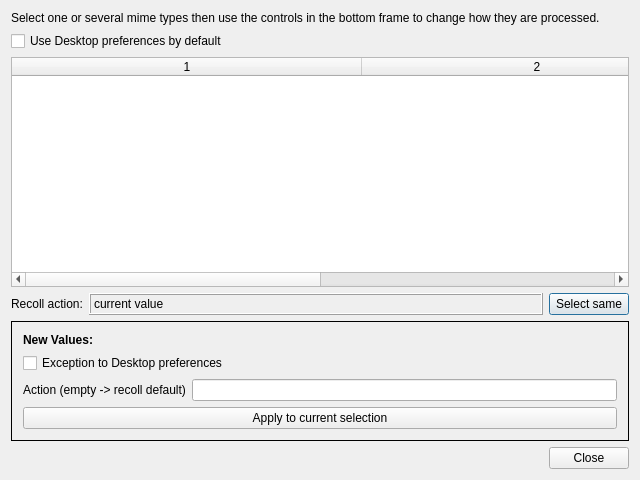
<?xml version="1.0" encoding="UTF-8"?>
<ui version="4.0">
 <class>ViewActionBase</class>
 <widget class="QDialog" name="ViewActionBase">
  <property name="geometry">
   <rect>
    <x>0</x>
    <y>0</y>
    <width>640</width>
    <height>480</height>
   </rect>
  </property>
  <property name="windowTitle">
   <string>Native Viewers</string>
  </property>
  <layout class="QVBoxLayout" name="verticalLayout_3">
   <item>
    <widget class="QLabel" name="textLabel1">
     <property name="text">
      <string>Select one or several mime types then use the controls in the bottom frame to change how they are processed.</string>
     </property>
     <property name="wordWrap">
      <bool>false</bool>
     </property>
    </widget>
   </item>
   <item>
    <widget class="QCheckBox" name="useDesktopCB">
     <property name="text">
      <string>Use Desktop preferences by default</string>
     </property>
    </widget>
   </item>
   <item>
    <widget class="QTableWidget" name="actionsLV">
     <property name="toolTip">
      <string>Select one or several file types, then use the controls in the frame below to change how they are processed</string>
     </property>
     <property name="frameShape">
      <enum>QFrame::StyledPanel</enum>
     </property>
     <property name="frameShadow">
      <enum>QFrame::Sunken</enum>
     </property>
     <property name="editTriggers">
      <set>QAbstractItemView::NoEditTriggers</set>
     </property>
     <property name="selectionMode">
      <enum>QAbstractItemView::ExtendedSelection</enum>
     </property>
     <property name="selectionBehavior">
      <enum>QAbstractItemView::SelectRows</enum>
     </property>
     <property name="showGrid">
      <bool>true</bool>
     </property>
     <property name="sortingEnabled">
      <bool>true</bool>
     </property>
     <property name="columnCount">
      <number>2</number>
     </property>
     <property name="allColumnsShowFocus" stdset="0">
      <bool>true</bool>
     </property>
     <property name="showSortIndicator" stdset="0">
      <bool>true</bool>
     </property>
     <attribute name="horizontalHeaderDefaultSectionSize">
      <number>350</number>
     </attribute>
     <attribute name="horizontalHeaderShowSortIndicator" stdset="0">
      <bool>true</bool>
     </attribute>
     <attribute name="horizontalHeaderStretchLastSection">
      <bool>true</bool>
     </attribute>
     <attribute name="verticalHeaderVisible">
      <bool>false</bool>
     </attribute>
     <column/>
     <column/>
    </widget>
   </item>
   <item>
    <layout class="QHBoxLayout" name="horizontalLayout_3">
     <item>
      <widget class="QLabel" name="label_2">
       <property name="text">
        <string>Recoll action:</string>
       </property>
      </widget>
     </item>
     <item>
      <widget class="QLabel" name="currentLBL">
       <property name="sizePolicy">
        <sizepolicy hsizetype="Preferred" vsizetype="Preferred">
         <horstretch>1</horstretch>
         <verstretch>0</verstretch>
        </sizepolicy>
       </property>
       <property name="frameShape">
        <enum>QFrame::Box</enum>
       </property>
       <property name="frameShadow">
        <enum>QFrame::Raised</enum>
       </property>
       <property name="text">
        <string>current value</string>
       </property>
       <property name="textFormat">
        <enum>Qt::PlainText</enum>
       </property>
       <property name="textInteractionFlags">
        <set>Qt::TextSelectableByKeyboard|Qt::TextSelectableByMouse</set>
       </property>
      </widget>
     </item>
     <item>
      <widget class="QPushButton" name="selSamePB">
       <property name="text">
        <string>Select same</string>
       </property>
      </widget>
     </item>
    </layout>
   </item>
   <item>
    <widget class="QFrame" name="frame">
     <property name="frameShape">
      <enum>QFrame::Box</enum>
     </property>
     <property name="frameShadow">
      <enum>QFrame::Plain</enum>
     </property>
     <layout class="QVBoxLayout" name="verticalLayout_2">
      <item>
       <layout class="QVBoxLayout" name="verticalLayout">
        <item>
         <widget class="QLabel" name="label_new">
          <property name="text">
           <string>&lt;b&gt;New Values:&lt;/b&gt;</string>
          </property>
         </widget>
        </item>
        <item>
         <widget class="QCheckBox" name="setExceptCB">
          <property name="text">
           <string>Exception to Desktop preferences</string>
          </property>
         </widget>
        </item>
        <item>
         <layout class="QHBoxLayout" name="horizontalLayout_2">
          <item>
           <widget class="QLabel" name="label">
            <property name="text">
             <string>Action (empty -&gt; recoll default)</string>
            </property>
           </widget>
          </item>
          <item>
           <widget class="QLineEdit" name="newActionLE"/>
          </item>
         </layout>
        </item>
        <item>
         <widget class="QPushButton" name="chgActPB">
          <property name="text">
           <string>Apply to current selection</string>
          </property>
         </widget>
        </item>
       </layout>
      </item>
     </layout>
    </widget>
   </item>
   <item>
    <layout class="QHBoxLayout" name="horizontalLayout">
     <item>
      <spacer name="horizontalSpacer">
       <property name="orientation">
        <enum>Qt::Horizontal</enum>
       </property>
       <property name="sizeHint" stdset="0">
        <size>
         <width>40</width>
         <height>20</height>
        </size>
       </property>
      </spacer>
     </item>
     <item>
      <widget class="QPushButton" name="closePB">
       <property name="text">
        <string>Close</string>
       </property>
      </widget>
     </item>
    </layout>
   </item>
  </layout>
 </widget>
 <layoutdefault spacing="6" margin="11"/>
 <resources/>
 <connections/>
</ui>
